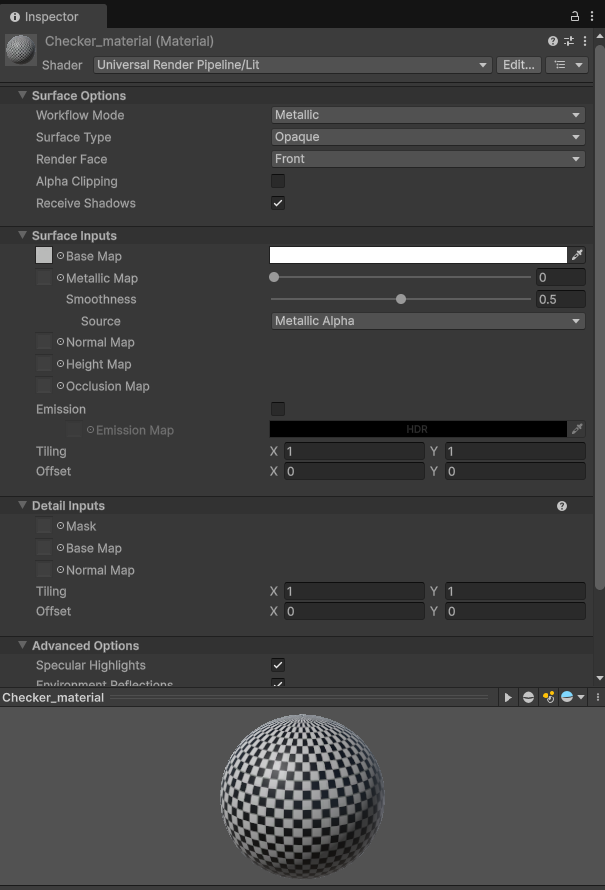
#> input picture 2025-05-23_taller_uv_mapping_texturas/resultados/image.png, 605 x 890 px, given in place of image.jpg, which was not available
$ jupyter execute imagen_matriz_pixeles.ipynb   (text cells are left out)
#> lines starting #> are read from the running program, lines starting #| are printed output that depends on the picture; pictures that were not available may be replaced by others from this repository, and a replacement may not be noted
[cell 1]
import cv2
import numpy as np
import matplotlib.pyplot as plt

[cell 2]
# Load the image
image = cv2.imread('../datos/image.jpg', cv2.IMREAD_COLOR)
#> image is the input picture: shape (890, 605, 3); mean B, G, R 65, 64.9, 64.9

# Convert BGR to RGB for display
rgb_img = cv2.cvtColor(image, cv2.COLOR_BGR2RGB)

# Convert RGB to HSV
hsv_img = cv2.cvtColor(rgb_img, cv2.COLOR_RGB2HSV)
#> hsv_img: shape (890, 605, 3); mean H, S, V 3.6, 0.8, 65

# Display the image
plt.imshow(rgb_img)
plt.axis('off')
plt.show()

[cell 3]
r, g, b = cv2.split(rgb_img)
h, s, v = cv2.split(hsv_img)
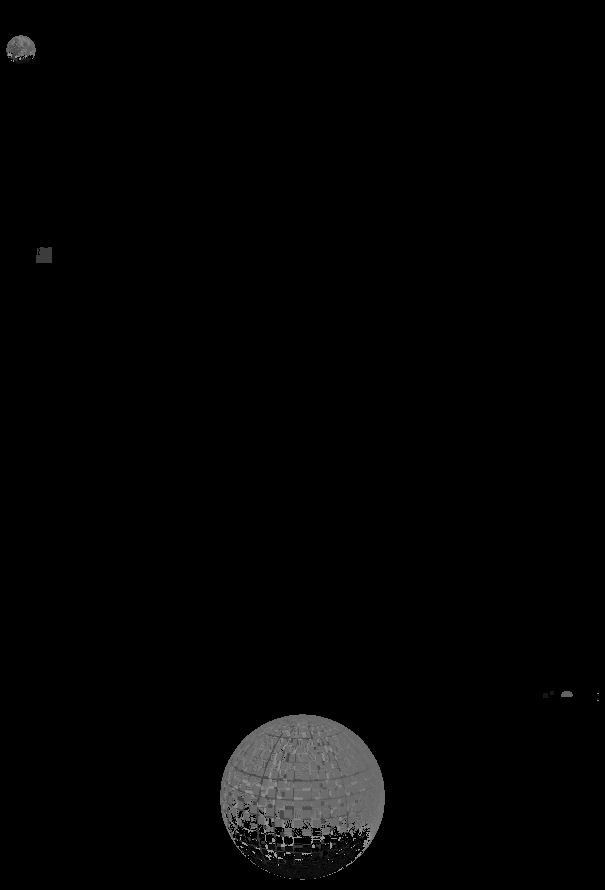
#> h: shape (890, 605); min 0, max 170, mean 3.6
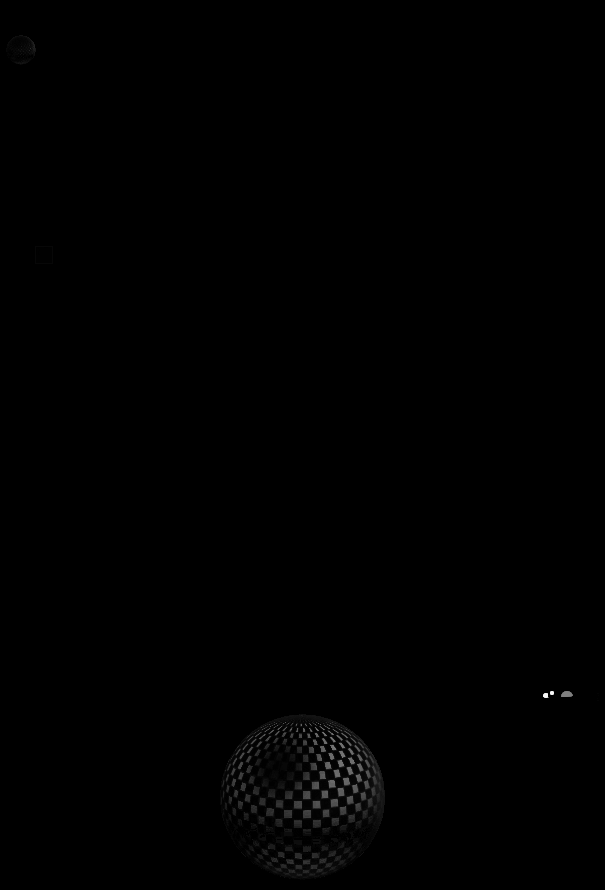
#> s: shape (890, 605); min 0, max 248, mean 0.8

[cell 4]
# Display the channels
fig, axs = plt.subplots(2, 4, figsize=(24, 12))

axs[0, 0].imshow(rgb_img)
axs[0, 0].set_title("Original RGB Image")
axs[0, 0].axis('off')

axs[0, 1].imshow(r, cmap='gray')
axs[0, 1].set_title("Red Channel")
axs[0, 1].axis('off')

axs[0, 2].imshow(g, cmap='gray')
axs[0, 2].set_title("Green Channel")
axs[0, 2].axis('off')

axs[0, 3].imshow(b, cmap='gray')
axs[0, 3].set_title("Blue Channel")
axs[0, 3].axis('off')

axs[1, 0].imshow(hsv_img)
axs[1, 0].set_title("HSV Image")
axs[1, 0].axis('off')

axs[1, 1].imshow(h, cmap='gray')
axs[1, 1].set_title("Hue Channel")
axs[1, 1].axis('off')

axs[1, 2].imshow(s, cmap='gray')
axs[1, 2].set_title("Saturation Channel")
axs[1, 2].axis('off')

axs[1, 3].imshow(v, cmap='gray')
axs[1, 3].set_title("Value Channel")
axs[1, 3].axis('off')

plt.tight_layout()
plt.show()

[cell 5]
# Make a copy for both tasks
image_color_change = rgb_img.copy()
image_region_replace = rgb_img.copy()

# Get size parameters
rgb_img_height, rgb_img_width, rgb_img_channels = rgb_img.shape
#> rgb_img_height = 890; rgb_img_width = 605; rgb_img_channels = 3

rgb_img_height, rgb_img_width, rgb_img_channels
#> Out = (890, 605, 3)

[cell 6]
### Task 1: Change the color of a rectangular area
# Define the region: rows from 50 to 150, columns from 100 to 200
image_color_change[50:2300, 100:1000] = [55, 200, 98]  # Red rectangle (in RGB)
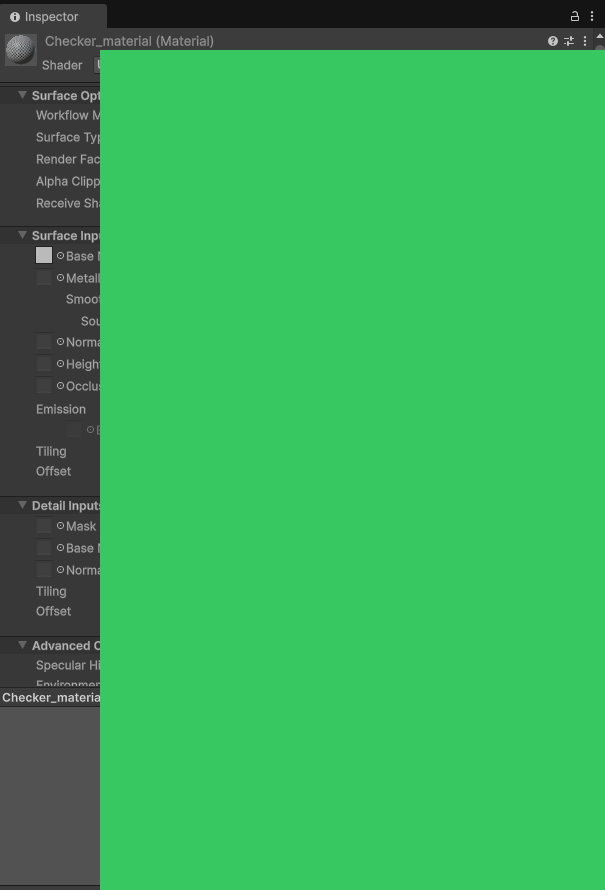
#> image_color_change: shape (890, 605, 3); mean R, G, B 56.5, 170.8, 90.4

### Task 2: Replace a region with another part of the image
# Define source and destination regions
# Copy region from right
src_region = rgb_img[1000:2800, 4000:4500]
#> src_region = empty array
# Paste it into a new place (e.g., at row 200, column 200)
image_region_replace[1000:2800, 2000:2500] = src_region

[cell 7]
### Display results
fig, axs = plt.subplots(1, 3, figsize=(15, 5))

axs[0].imshow(rgb_img)
axs[0].set_title("Original Image")
axs[0].axis('off')

axs[1].imshow(image_color_change)
axs[1].set_title("Color Changed (Rect)")
axs[1].axis('off')

axs[2].imshow(image_region_replace)
axs[2].set_title("Region Copied & Pasted")
axs[2].axis('off')

plt.tight_layout()
plt.show()
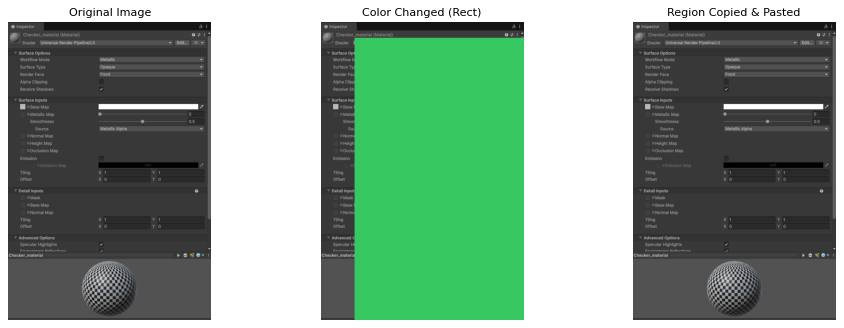
#> figure drawn by matplotlib, 3 panels

[cell 8]
# Function to plot color histograms for each image
def plot_color_histograms(image, title):
    """
    Muestra el histograma clásico (con barras) de los canales R, G y B de una imagen en formato RGB.

    Args:
        imagen_rgb: imagen en formato RGB (no BGR).
        titulo: título general del gráfico.
    """
    canales = ('Red', 'Green', 'Blue')
    colores = ('r', 'g', 'b')
    datos_canales = cv2.split(image)

    plt.figure(figsize=(12, 4))
    for i, (datos, nombre, color) in enumerate(zip(datos_canales, canales, colores)):
        plt.subplot(1, 3, i+1)
        plt.hist(datos.ravel(), bins=256, range=(0, 256), color=color, alpha=0.7)
        plt.title(f'Canal {nombre}')
        plt.xlabel('Intensidad')
        plt.ylabel('Frecuencia')

    plt.suptitle(title)
    plt.tight_layout()
    plt.show()

def plot_color_histograms_line(images, titles):
    fig, axs = plt.subplots(len(images), 1, figsize=(10, 12))

    for i, img in enumerate(images):
        axs[i].set_title(titles[i])
        colors = ('r', 'g', 'b')
        for j, col in enumerate(colors):
            hist = cv2.calcHist([img], [j], None, [256], [0, 256])
            axs[i].plot(hist, color=col)
        axs[i].set_xlim([0, 256])
        axs[i].set_xlabel('Pixel Intensity')
        axs[i].set_ylabel('Frequency')

    plt.tight_layout()
    plt.show()


def show_hsv_histogram_bars(hsv_image, title='HSV Histogram with Bars'):
    """
    Displays the classic bar histogram for the H, S, and V channels of a BGR image.

    Args:
        bgr_image: The image in BGR format.
        title: The overall title for the plot.
    """

    # Split the channels
    channels = ('Hue', 'Saturation', 'Value (Brightness)')
    colors = ('m', 'c', 'k')  # magenta, cyan, black (you can change them if you prefer others)
    channel_data = cv2.split(hsv_image)

    # Create plot
    plt.figure(figsize=(12, 4))
    for i, (data, name, color) in enumerate(zip(channel_data, channels, colors)):
        plt.subplot(1, 3, i + 1)
        # For Hue, the range is 0-180 in OpenCV. S and V range from 0-255.
        data_range = (0, 180) if i == 0 else (0, 256)
        plt.hist(data.ravel(), bins=256, range=data_range, color=color, alpha=0.7)
        plt.title(f'Channel {name}')
        plt.xlabel('Intensity')
        plt.ylabel('Frequency')

    plt.suptitle(title)
    plt.tight_layout()
    plt.show()

[cell 9]
# Plot histograms
plot_color_histograms_line(
    [rgb_img, image_color_change, image_region_replace],
    ["Original Image in RGB model", "Edited: Green Rectangle", "Edited: Region Replaced"]
)
#> the loop in plot_color_histograms_line, `for i, img in enumerate(images):` made 3 passes
#> in plot_color_histograms_line, `plt.show()`:
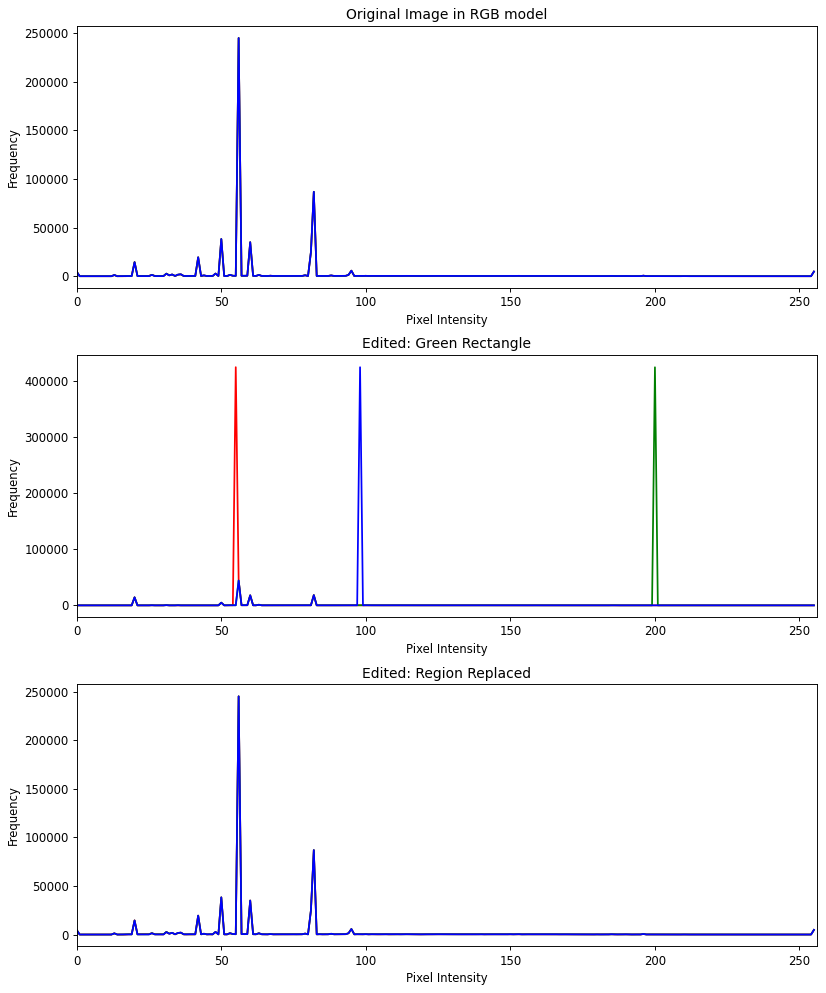
#> figure drawn by matplotlib, 3 panels; panel 1: curve peaks at x = 56, y = 245185; panel 1: curve peaks at x = 56, y = 245183; panel 1: curve peaks at x = 56, y = 245152; panel 2: curve peaks at x = 55, y = 424362

for(image, title) in zip([rgb_img, image_color_change, image_region_replace], ["Original Image in RGB model", "Edited: Green Rectangle", "Edited: Region Replaced"]):
  plot_color_histograms(image, title)
#> this loop made 3 passes
#> title on passes 1 to 3: 'Original Image in RGB model', 'Edited: Green Rectangle', 'Edited: Region Replaced'
#> pass 1, in plot_color_histograms, `plt.show()`:
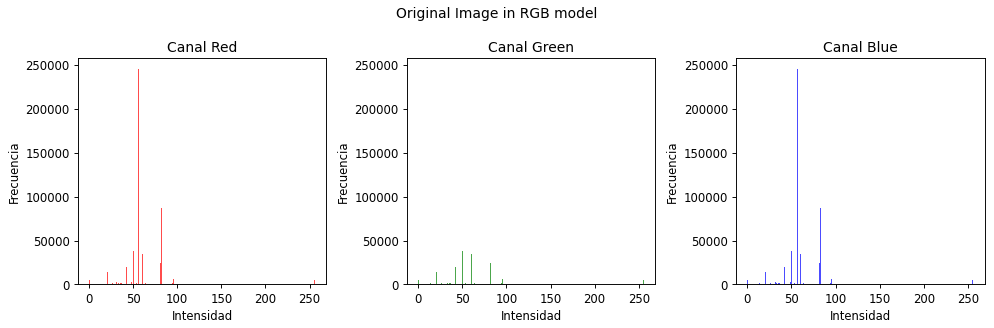
#> figure drawn by matplotlib, 3 panels; panel 1: tallest bar 245185 high, from x = 56 to 57; panel 2: tallest bar 245183 high, from x = 56 to 57; panel 3: tallest bar 245152 high, from x = 56 to 57
#> pass 2, in plot_color_histograms (call 2), `plt.show()`:
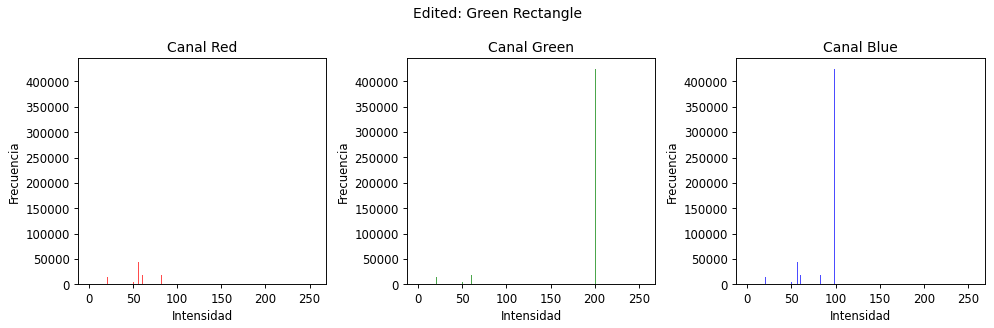
#> figure drawn by matplotlib, 3 panels; panel 1: tallest bar 424362 high, from x = 55 to 56; panel 2: tallest bar 424205 high, from x = 200 to 201; panel 3: tallest bar 424300 high, from x = 98 to 99

show_hsv_histogram_bars(hsv_img,"Original Image in HSV model")
#> the loop in show_hsv_histogram_bars, `for i, (data, name, color) in enumerate(zip(channel_data, channels, co..` made 3 passes
#> (name, color, data_range) on passes 1 to 3: ('Hue', 'm', (0, 180)), ('Saturation', 'c', (0, 256)), ('Value (Brightness)', 'k', (0, 256))
#> in show_hsv_histogram_bars, `plt.show()`:
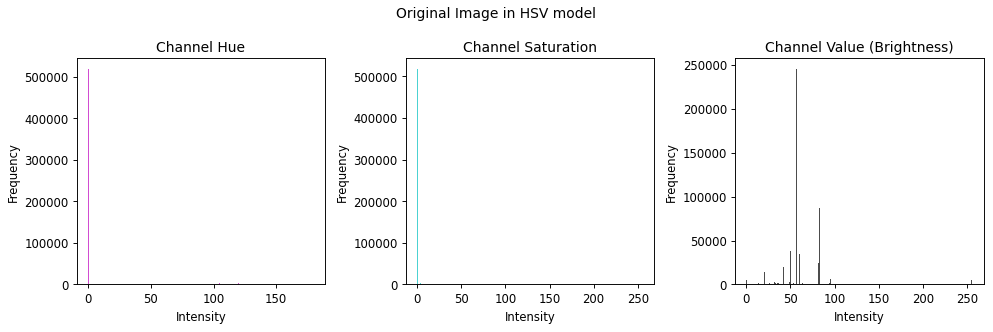
#> figure drawn by matplotlib, 3 panels; panel 1: tallest bar 518478 high, from x = 0 to 0.703; panel 2: tallest bar 517462 high, from x = 0 to 1; panel 3: tallest bar 245172 high, from x = 56 to 57

[cell 10]
import ipywidgets as widgets
from IPython.display import display

[cell 11]
def update_image(brightness, contrast):
    # Aplicar el cambio de brillo y contraste usando cv2.convertScaleAbs
    adjusted = cv2.convertScaleAbs(rgb_img, alpha=contrast, beta=brightness-100)

    # Mostrar la imagen ajustada en el notebook con matplotlib
    plt.imshow(adjusted)
    plt.axis('off')  # No mostrar los ejes
    plt.show()

[cell 12]
# Crear los sliders para brillo y contraste
brightness_slider = widgets.IntSlider(value=100, min=0, max=200, step=1, description='Brightness')
contrast_slider = widgets.FloatSlider(value=1.0, min=0.0, max=2.0, step=0.05, description='Contrast')

# Llamar la función de actualización con los valores de los sliders
widgets.interactive(update_image, brightness=brightness_slider, contrast=contrast_slider)
#> the sliders are set to brightness = 100, contrast = 1.0
